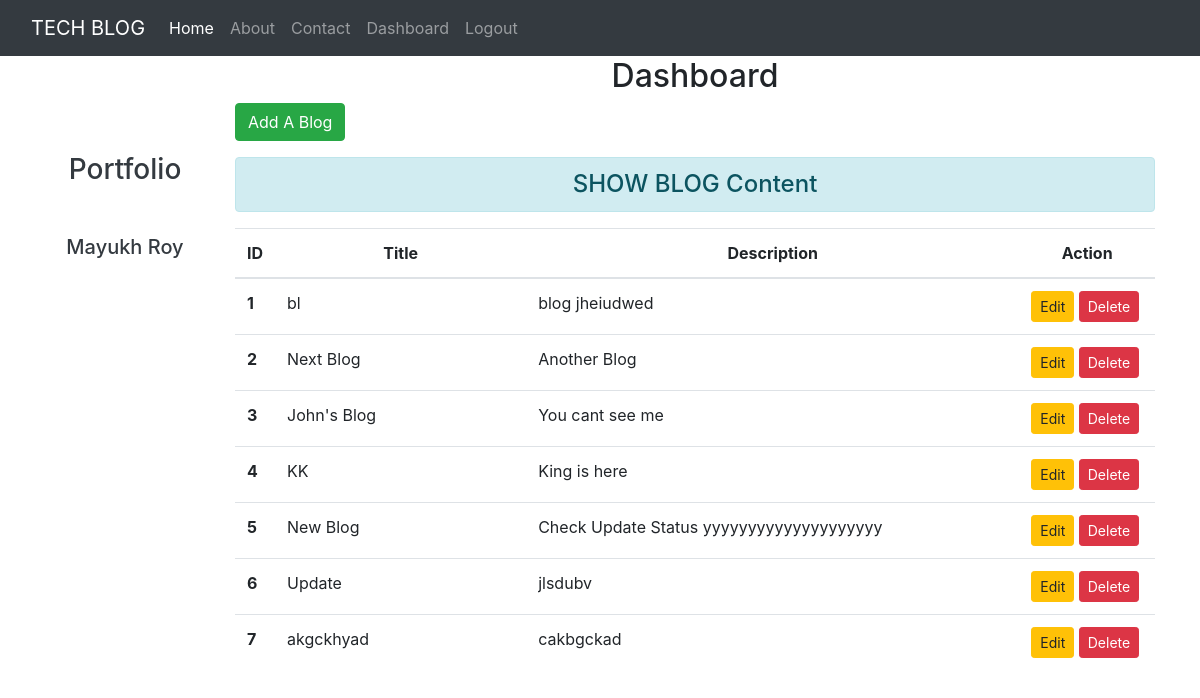
/dashboard/ (signed in), run on the app's committed database.
### blog/models.py (models this page shows)
class Blog(models.Model):
    title = models.CharField(max_length=200)
    cont = models.TextField()
    updated_at = models.DateTimeField(auto_now=True)
    created_at = models.DateTimeField(default=timezone.now)
    author = models.ForeignKey(User, on_delete=models.CASCADE)

### blog/views.py (the view)
# urls.py: path('dashboard/',views.dashboard, name="dashboard"),
def dashboard(request):
    if request.user.is_authenticated:
        if request.user.is_superuser:
            blogs = Blog.objects.all()
        else:
            blogs = Blog.objects.filter(author=request.user)
        user = request.user
        full_name = user.get_full_name()
        gps = user.groups.all()
        return render(request, 'blog/dashboard.html',{'blogs':blogs,'full_name':full_name,'groups':gps})

### blog/templates/blog/dashboard.html (shortened to what this page needs)
{% extends 'blog/base.html' %}
{% load static %}
{% block side %}
<div class="col-sm-2 text-dark my-5 text-center">
    <h3 class="my-5">Portfolio</h3>
    <h5>{{ full_name }}</h5>
</div>
{% endblock side %}
{% block content %}
    <div class="col-sm-10">
        <h2 class="text-center">Dashboard</h2>
        <a class="btn btn-success" href="{% url 'addblog' %}">Add A Blog</a>
        <h4 class="text-center alert alert-info mt-3">SHOW BLOG Content</h4>
        {% if blogs %}
            <table class="table table-hover bg-white">
                <thead>
                    <tr class="text-center">
                        <th scope="col" style="width:2%">ID</th>
                        <th scope="col" style="width:28%">Title</th>
                        <th scope="col" style="width:55%">Description</th>
                        <th scope="col" style="width:15%">Action</th>
                    </tr>
                </thead>
                <tbody>
                    {% for blg in blogs %}
                        <tr>
                            <th scope = "row">{{ forloop.counter }}</th>
                            <td>{{ blg.title }}</td>
                            <td>{{ blg.cont }}</td>
                            <td><a href="{% url 'updateblog' blg.id %}" class="btn btn-warning btn-sm">Edit</a>
                                <form action='{% url "deleteblog" blg.id %}' method="post" class="d-inline"> {% csrf_token %}
                                <input type="submit" class="btn btn-danger btn-sm" value="Delete">
                               </form>
                            </td>
                        </tr>
                    {% endfor %}
                </tbody>
            </table>
        {% else %}
        <h4 class="text-center alert alert-warning">NO Records!</h4>
        {% endif %}
{% endblock content %}

### data on the page
Blog: title "bl", cont "blog jheiudwed"
Blog: title "Next Blog", cont "Another Blog"
Blog: title "John's Blog", cont "You cant see me"
Blog: title "KK", cont "King is here"
Blog: title "New Blog", cont "Check Update Status yyyyyyyyyyyyyyyyyyyy"
Blog: title "Update", cont "jlsdubv"
Blog: title "akgckhyad", cont "cakbgckad"

### other printed values
{{ full_name }} "Mayukh Roy"
